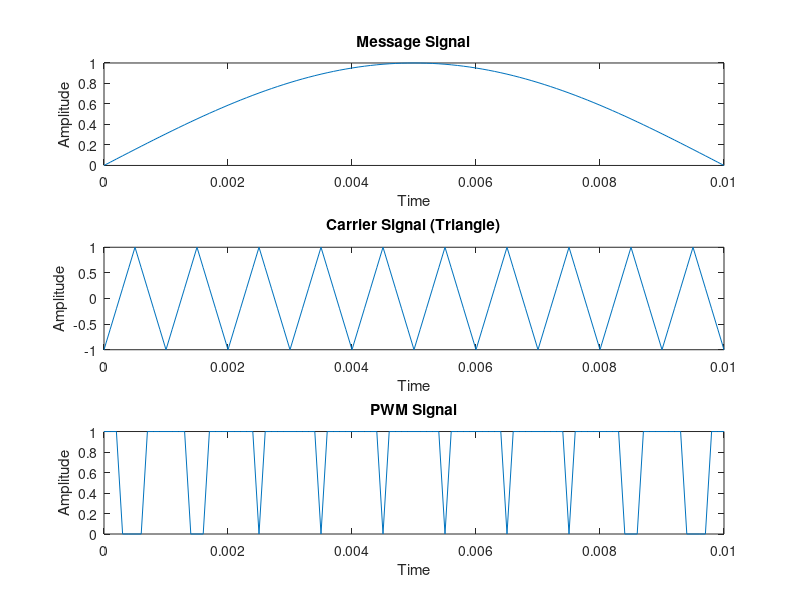

Source code (MATLAB):
% Parameters
fs = 10000;             % Sampling frequency
t = 0:0.0001:0.01;        % Time vector
fm = 50;                % Frequency of message signal
am = 1;                 % Amplitude of message signal

% Message signal (e.g., sinusoid)
m = am*sin(2*pi*fm*t);

% Carrier signal (sawtooth for PWM comparison)
carrier = sawtooth(2*pi*1000*t, 0.5);  % Triangle wave

% PWM signal: message compared with carrier
pwm = m > carrier;

% Plot
figure;
subplot(3,1,1);
plot(t, m); title('Message Signal'); ylabel('Amplitude'); xlabel('Time');

subplot(3,1,2);
plot(t, carrier); title('Carrier Signal (Triangle)'); ylabel('Amplitude'); xlabel('Time');

subplot(3,1,3);
plot(t, pwm); title('PWM Signal'); ylabel('Amplitude'); xlabel('Time');
